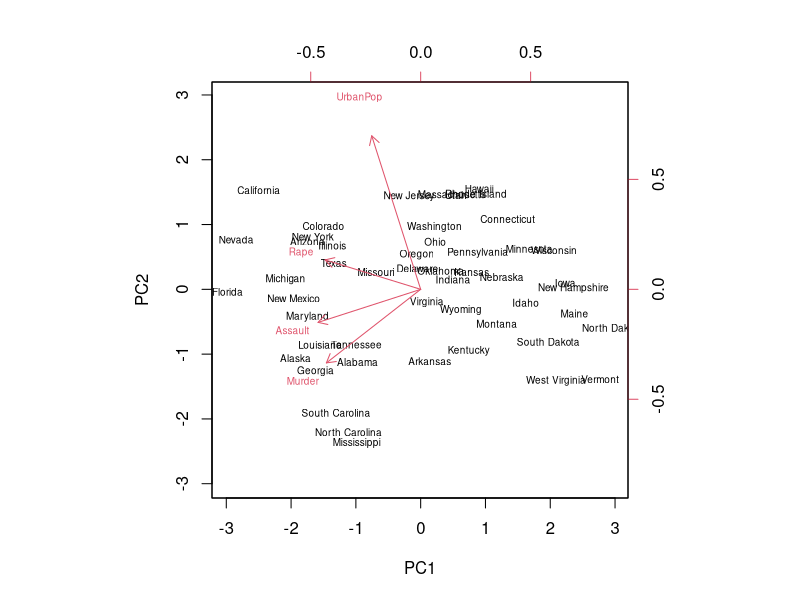
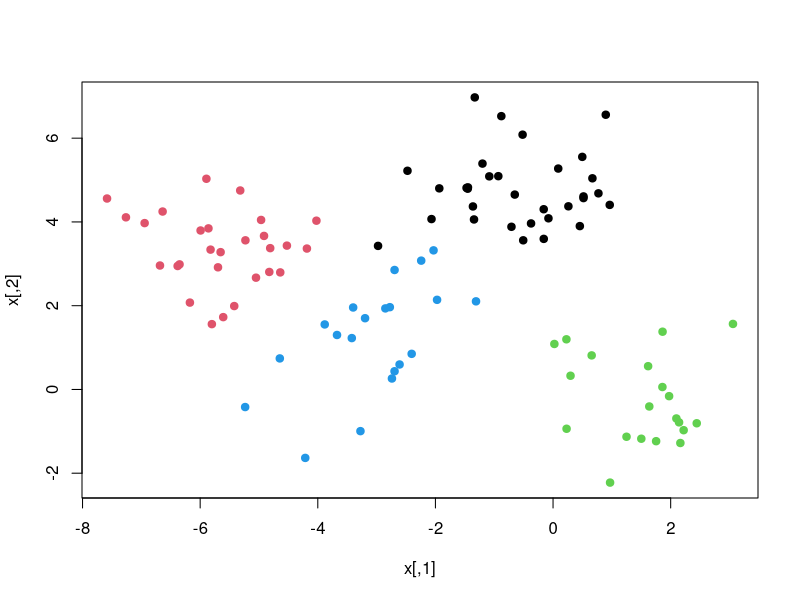
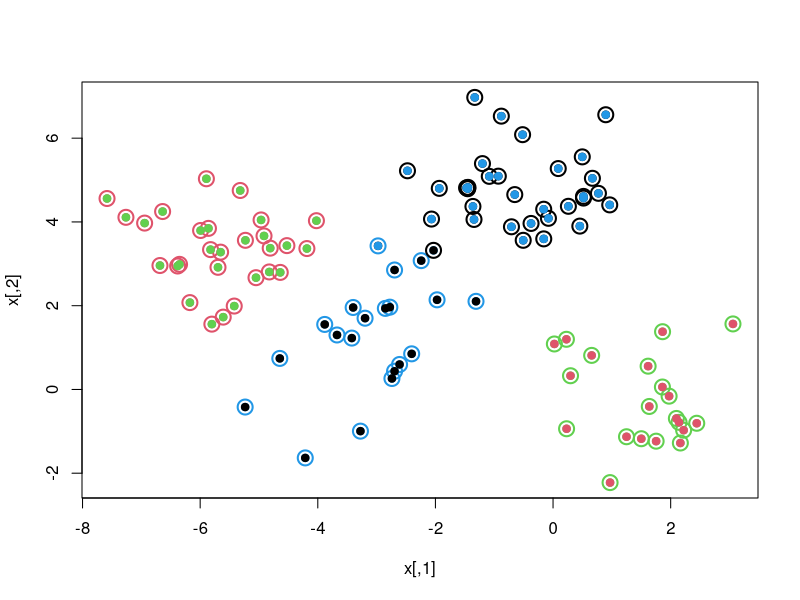
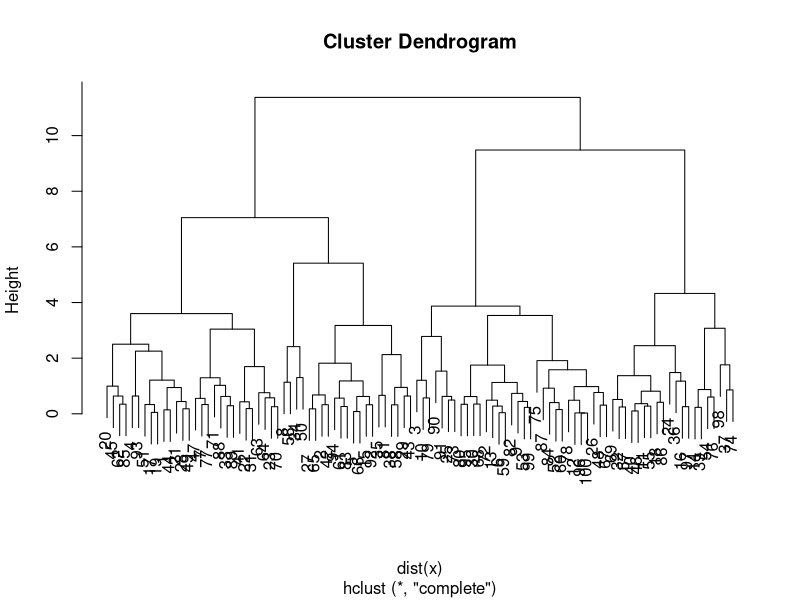
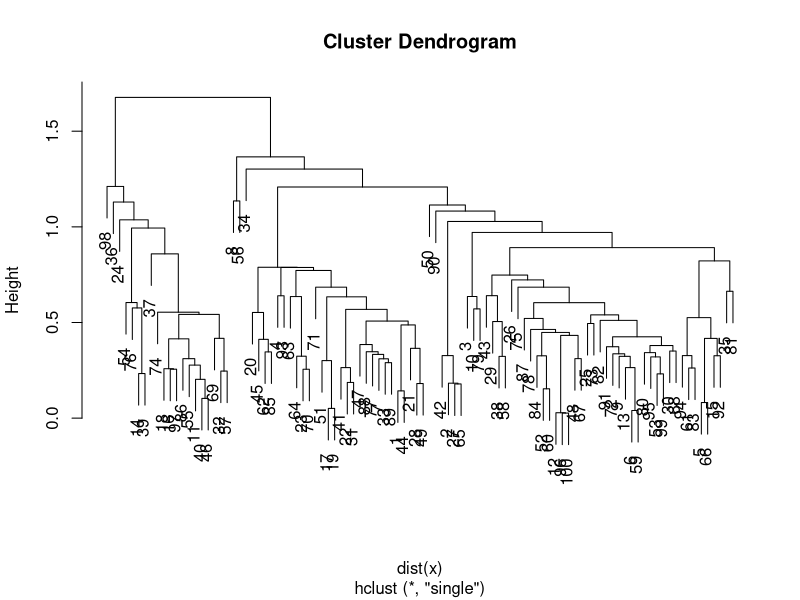
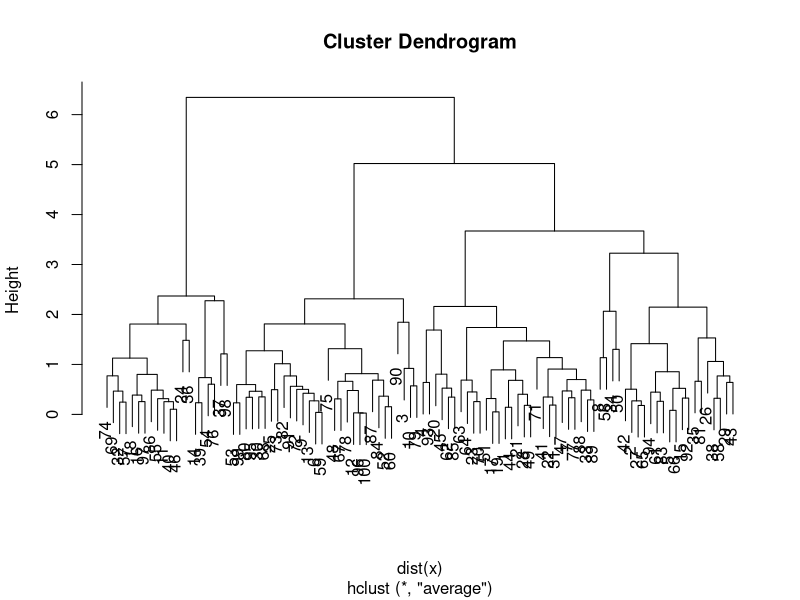
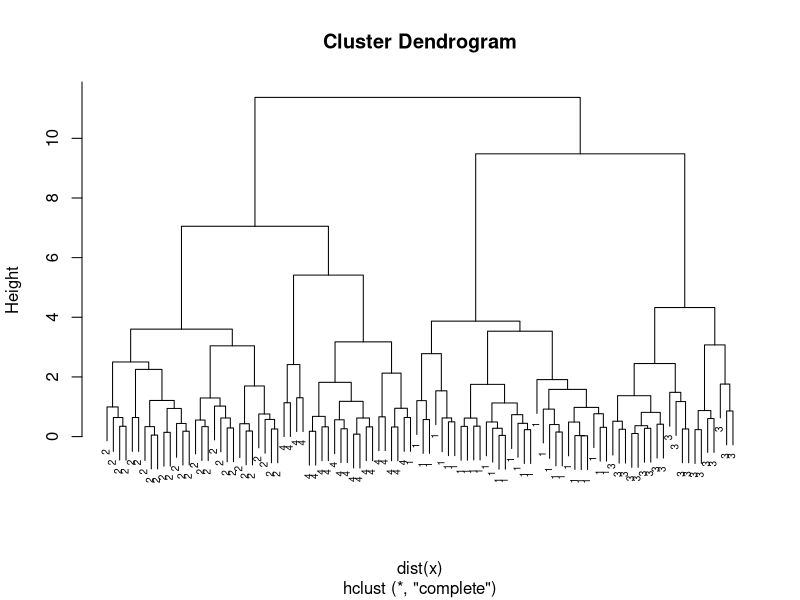

These charts were generated, in order, by the following R code:
## ---- chunk 1
dimnames(USArrests)
apply(USArrests,2,mean)
apply(USArrests,2, var)
## ---- chunk 2
pca.out=prcomp(USArrests,scale=TRUE)
pca.out
names(pca.out)
biplot(pca.out,scale=0,cex=0.6)
## ---- chunk 3
set.seed(101)
x=matrix(rnorm(100*2),100,2)
xmean=matrix(rnorm(8,sd=4),4,2)
which=sample(1:4,100,replace=TRUE)
x=x+xmean[which,]
plot(x,col=which,pch=19)

km.out=kmeans(x,4,nstart=15)
km.out
plot(x,col=km.out$cluster,cex=2,pch=1,lwd=2)
points(x,col=which,pch=19)
points(x,col=c(4,3,2,1)[which],pch=19)
## ---- chunk 4
hc.complete=hclust(dist(x),method='complete')
plot(hc.complete)
hc.single<-hclust(dist(x),method='single')
plot(hc.single) #tends to find long strung out clusters because it is looking at closest point
hc.average<-hclust(dist(x),method='average')
plot(hc.average)


hc.cut=cutree(hc.complete,4)
table(hc.cut,which)
table(hc.cut,km.out$cluster)

plot(hc.complete,labels=which,cex=0.6)
